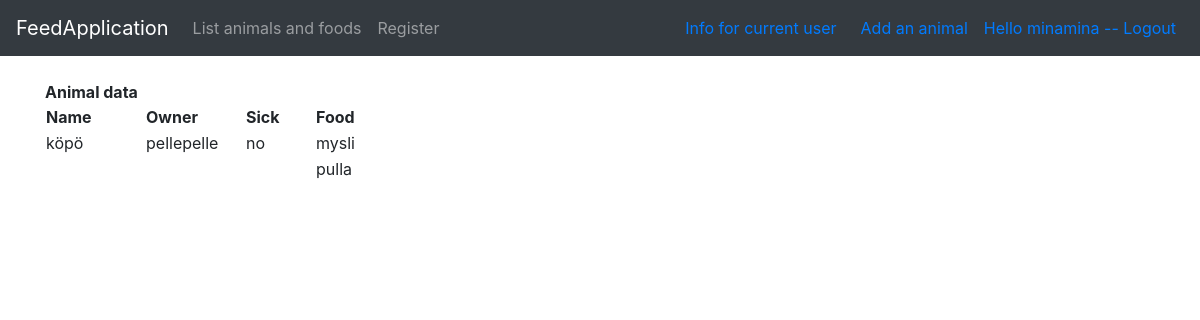
/animals/1/ (signed in), run on the app's committed database.
### application/auth/models.py (models this page shows, shortened)
class User(Base):
    __tablename__ = "account"
    name = db.Column(db.String(144), nullable=False)
    username = db.Column(db.String(144), nullable=False)
    password = db.Column(db.String(144), nullable=False)
    animals = db.relationship("Animal", backref='account', lazy=True)

### application/animals/models.py (models this page shows, shortened)
class Animal(Base):
    name = db.Column(db.String(144), nullable=False)
    account_id = db.Column(db.Integer, db.ForeignKey('account.id'),
                           nullable=False)
    user = db.relationship("User", backref='animal', lazy=True)
    foods = db.relationship("Food", secondary=animals_foods, back_populates='animals', lazy='dynamic')
    sick = db.Column(db.Boolean, nullable=False)

class Food(Base):
    name = db.Column(db.String(144), unique=True, nullable = False) #unique lisätty
    animals = db.relationship("Animal", secondary=animals_foods, back_populates='foods', lazy='dynamic')
    price = db.Column(db.Integer, nullable = True)
    @staticmethod
    def find_foods(animal_id):
        stmt = text("SELECT Food.name FROM Food"
        " LEFT JOIN animalsfoods ON animalsfoods.food_id = Food.id"
        " LEFT JOIN Animal ON Animal.id = animalsfoods.animal_id"
        " WHERE Animal.id = :animal_id"
        " GROUP BY Food.name").params(animal_id=animal_id)
        res = db.engine.execute(stmt)
        response = []
        for row in res:
            response.append({"name":row[0]})
        return response

### application/animals/views.py (the view)
@app.route("/animals/<animal_id>/", methods=["GET"])
def animals_show_animal(animal_id):
    animal = Animal.query.get(animal_id)
    return render_template("animals/show.html", owner = User.query.get(animal.account_id),
        animal = Animal.query.get(animal_id), foods = Food.find_foods(animal_id), allfoods = Food.query.all())

### application/__init__.py (called while the page is built)
@login_manager.user_loader
def load_user(user_id):
    return User.query.get(user_id)

### application/templates/animals/show.html (shortened to what this page needs)
{% extends "layout.html" %}
{% block body %}
<th><b>Animal data</b></th>
<table>
  <tr>
    <td style="width:100px"><b>Name</b></td>
    <td style="width:100px"><b>Owner</b></td>
    <td style="width:70px"><b>Sick</b></td>
    <td style="width:100px"><b>Food</b></td>
  </tr>
  <tr>
    <td>{{ animal.name }}</td>
    <td>{{ owner.name }}</td>
    {% if animal.sick == True %}
    <td>yes</td>
    {% else %}
    <td>no</td>
    {% endif %}
    {% for food in foods %}
    <td>{{ food.name }}</td><tr></tr><td></td><td></td><td></td>
    {% endfor %}
</table>
{% endblock %}

### application/templates/layout.html (shortened to what this page needs)
<!DOCTYPE html>
<html>
  <head>
    <link rel="stylesheet" href="https://maxcdn.bootstrapcdn.com/bootstrap/4.0.0/css/bootstrap.min.css">
  </head>
  <body>
    <nav class="navbar navbar-expand-md navbar-dark bg-dark mb-4">
      <a class="navbar-brand" href="#">FeedApplication</a>
<div class="collapse navbar-collapse" id="navbarCollapse">
        <ul class="navbar-nav mr-auto">
          <li class="nav-item">
            <a class="nav-link" href="{{ url_for('animals_index') }} ">List animals and foods</a>
          </li>
          <li class="nav-item">
            <a class="nav-link" href="{{ url_for('animals_userform') }} ">Register</a>
          </li>
        </ul>
        <div class="form-inline mt-2 mt-md-0 px-2">
          {% if current_user.is_authenticated %}
            <div class="px-2"><a href="{{ url_for('current_animals') }} ">Info for current user</a></div>
            <div class="px-2"></div><a href="{{ url_for('animals_form') }} ">Add an animal</a></div>
            <div class="px-2"><a href="{{ url_for('auth_logout') }}">Hello {{ current_user.name }} -- Logout</a></div>
	        {% else %}
	        <a href="{{ url_for('auth_login') }}">Login</a>
	        {% endif %}
        </div>
    </nav>
    <main role="main" class="container">
    {% block body %}{% endblock %}
    </main>
  </body>
</html>

### data on the page
User: name "minamina"
Animal: name "köpö"
User: name "pellepelle"
Food: name "mysli"
Food: name "pulla"
